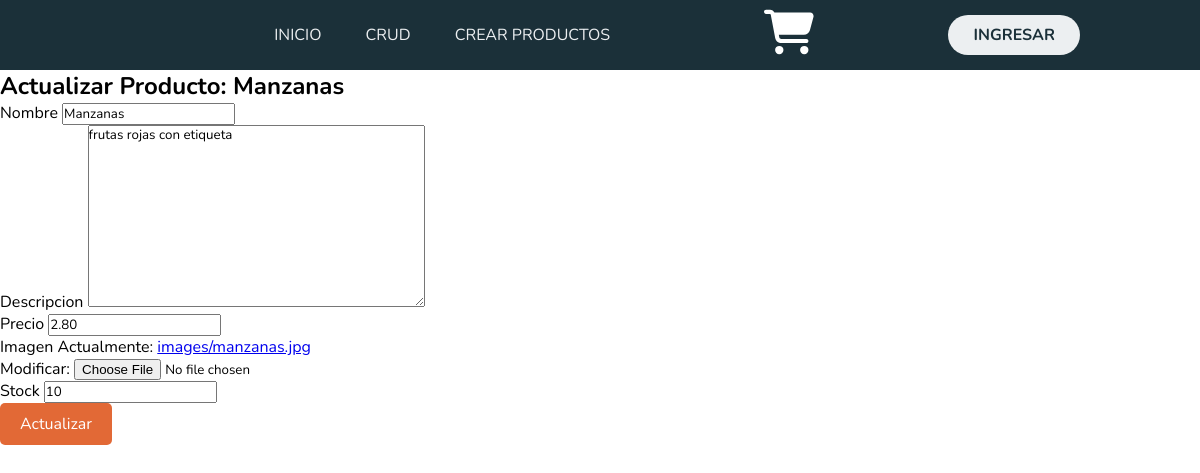
/actualizar_producto/4/, run on the app's committed database.
### crud/models.py (models this page shows)
class Producto(models.Model):
    idProducto = models.AutoField(primary_key=True)
    nombre = models.CharField(max_length=200)
    descripcion = models.TextField(max_length=500)
    precio = models.DecimalField(max_digits=10, decimal_places=2)
    imagen = models.ImageField(upload_to='images/')
    stock = models.IntegerField(default=0)

### crud/views.py (the view)
# urls.py: path('actualizar_producto/<int:idProducto>/', views.actualizar_producto, name='actualizar_producto'),
def actualizar_producto(request, idProducto):
    producto = get_object_or_404(Producto, idProducto=idProducto)
    if request.method == 'POST':
        form = crear_producto_form(request.POST, request.FILES, instance=producto)
        if form.is_valid():
            form.save()
            return redirect('crud_productos')
    else:
        form = crear_producto_form(instance=producto)
    return render(request, 'actualizar_producto.html', {'form': form, 'producto': producto})

### crud/forms.py
class crear_producto_form(forms.Form):
    nombre = forms.CharField(max_length=100)
    descripcion = forms.CharField(max_length=100)
    precio = forms.DecimalField(max_digits=10, decimal_places=2)
    imagen = forms.ImageField(required=False)
    stock = forms.IntegerField(min_value=0)

### templates/actualizar_producto.html (shortened to what this page needs)
{% extends 'layouts/base.html' %}
{% load static %}
{% block content %}
<section>
    <h1>Actualizar Producto: {{ producto.nombre }}</h1>
    <form method="post" enctype="multipart/form-data">
        <div class="form-group">
            <label for="{{ form.nombre.id_for_label }}">{{ form.nombre.label }}</label>
            {{ form.nombre }}
        </div>
        <div class="form-group">
            <label for="{{ form.descripcion.id_for_label }}">{{ form.descripcion.label }}</label>
            {{ form.descripcion }}
        </div>
        <div class="form-group">
            <label for="{{ form.precio.id_for_label }}">{{ form.precio.label }}</label>
            {{ form.precio }}
        </div>
        <div class="form-group">
            <label for="{{ form.imagen.id_for_label }}">{{ form.imagen.label }}</label>
            {{ form.imagen }}
        </div>
        <div class="form-group">
            <label for="{{ form.stock.id_for_label }}">{{ form.stock.label }}</label>
            {{ form.stock }}
        </div>
        <button type="submit" class="btn btn-primary">Actualizar</button>
    </form>
</section>
{% endblock %}

### static/css/estilo_base.css (style rules this page uses)
* { box-sizing: border-box; margin: 0; padding: 0; font-family: 'Nunito', sans-serif; }
button { padding: 10px 20px; font-size: 16px; cursor: pointer; background-color: #e26936; color: white; border: none; border-radius: 5px; transition: background-color 0.3s; }

### data on the page
Producto: nombre "Manzanas", descripcion "frutas rojas con etiqueta", precio "2.80", stock "10"
